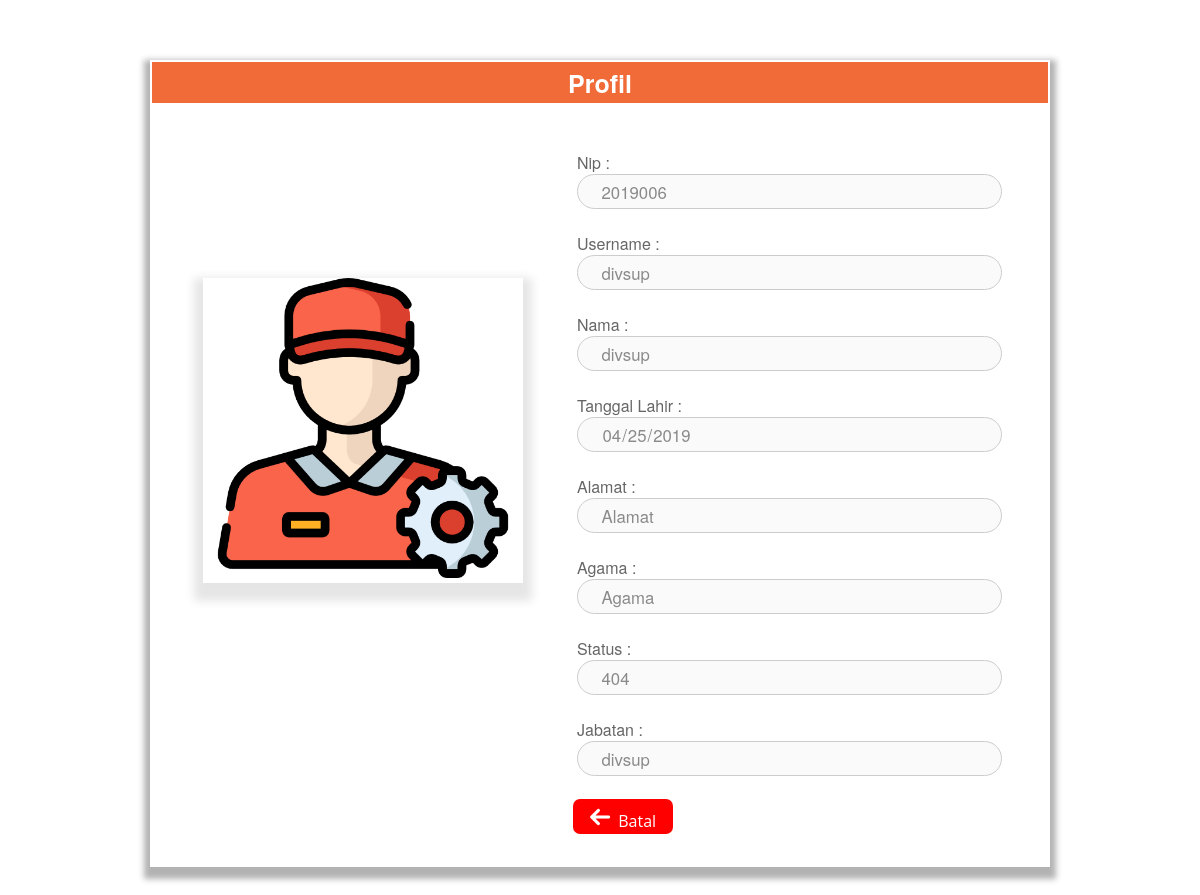
The page /view/profil.php (signed in) on the database its author committed.
### tables this page shows
CREATE TABLE `pegawai` (
  `nip` int(25) NOT NULL,
  `username` varchar(25) NOT NULL,
  `password` varchar(25) NOT NULL,
  `ttl` date NOT NULL,
  `alamat` varchar(30) NOT NULL,
  `agama` varchar(25) NOT NULL,
  `status` varchar(25) NOT NULL,
  `foto` varchar(200) NOT NULL DEFAULT 'default.png',
  `level` enum('admin','resepsionis','divkeu','divsup') NOT NULL,
  `nama` varchar(30) NOT NULL
);

### view/profil.php (the view, shortened to what this page needs)
<?php
  require '../controllers/koneksi.php';
  $nip = $_SESSION['nip'];
  $query =  $connect->query("SELECT * FROM pegawai WHERE nip ='$nip'");
  $result = $query->fetch_assoc();
  $image = $_SESSION['foto'];
 ?>
<!DOCTYPE html>
<html>
    <head>
            <link rel="stylesheet" type="text/css" href="../assets/css/tampilan2.css">
    </head>
    <body>
        <div class="add">
            <table border="0">
                <tr style="margin-bottom: 10px;">
                    <td colspan="2" class="box">
                        <strong>Profil</strong>
                    </td>
                </tr>
                <tr>
                    <td class="wdh-1">
                        <form method="post" enctype="multipart/form-data">
                            <div class="figur">
                            <center>
                                <img src="../assets/img/profil/<?php echo $image?>" width="300" height="300px">
                            </div>
                    </td>
                    <td>
                        <br>
                        <br>
                        <label>Nip :</label><br/>
                            <input type='text' class='input' name='nip' disabled value="<?php echo $result['nip']?>">
                        <br/>
                        <label>Username :</label><br/>
                            <input type='text' class='input' name='username' disabled value="<?php echo $result['username']?>">
                        <br/>
                        <label>Nama :</label><br/>
                            <input type='text' class='input' name='nama' disabled value="<?php echo $result['nama']?>">
                        <br/>
                        <label>Tanggal Lahir :</label><br/>
                            <input type='date' class='input' name='ttl' disabled value="<?php echo $result['ttl']?>">
                        <br/>
                        <label>Alamat :</label><br/>
                            <input type='text' class='input' name='alamat' disabled value="<?php echo $result['alamat']?>">
                        <br/>
                        <label>Agama :</label><br/>
                            <input type='text' class='input' name='agama' disabled value="<?php echo $result['agama']?>">
                        <br/>
                        <label>Status :</label><br/>
                            <input type='text' class='input' name='status' disabled value="<?php echo $result['status']?>">
                        <br/>
                        <label>Jabatan :</label><br/>
                            <input type='text' class='input' name='level' disabled value="<?php echo $result['level']?>">
                    </td>
                </tr>
                <tr>
                    <td colspan="2">
                        <button type="submit" class="batal" name="batal"><img src="../assets/img/back.png" width="20" height="20px">&nbsp;&nbsp;Batal</button>
                    </td>
                </tr>
            </table>
        </div>
    </body>
</html>

### assets/css/tampilan2.css (style rules this page uses)
.add { width: 900px; border: 0px solid black; margin: 10px auto; box-shadow: 0px 6px 6px 6px rgba(0,0,0,0.3); }
table { font-family:'HelveticaNeue','Arial', sans-serif; color: #666; background: #fff; border: 0px solid #ccc; margin-left: 0px; margin-top: 60px; width: 900px; padding: 0px; margin-bottom: 60px; }
table td { border-top: 0px solid #ffffff; border-bottom: 0px solid #e0e0e0; border-left: 0px solid #e0e0e0; border-right:0px; background: #fff; text-decoration-line: none; text-decoration: none; margin:0px; padding-top: 0px }
.wdh-1 { width: 420px; margin-top: 0px; margin: 0px; }
.input { color:#8a8a8a; display: block; width: 80%; height: 23px; padding: 5px 5%; border:1px solid #ccc; border-radius: 27px; background-clip: padding-box; font-family:'HelveticaNeue','Arial', sans-serif; font-size: 105%; outline-color: none; outline: none; }
.figur { padding: 0px; margin-top: 0px; margin :10px auto; width: 320px; height: 300px border: 0px solid black; box-shadow: 0px 9px 9px 9px rgba(0,0,0,0.1); margin-bottom: 30px; }
.box { background: #F06B37; height: 40px; margin-bottom: 10px; text-align: center; color: #fff ; font-family:'HelveticaNeue','Arial', sans-serif; font-size: 25px; }
.batal { color: #fff; font-size: 16px; font-family: 'Open Sans', sans-serif; height: 35px; width: 100px; padding: 8px 8px; border: none; background-color: red; outline: none; border-radius: 7px; float: left; margin-left: 420px; margin-top: 20px; margin-bottom: 30px; }

### view/profil.php (style rules this page uses)
body { background-image: url(../assets/img/bg.png); height: auto; }

### rows shown on the page
pegawai: nip "2019006", username "divsup", nama "divsup", ttl "04/25/2019", alamat "Alamat", agama "Agama", status "404", level "divsup"
